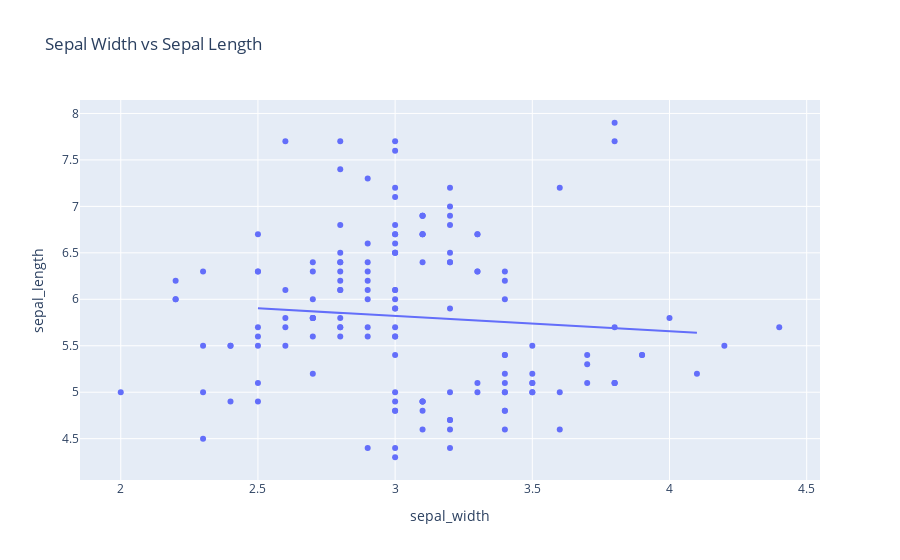

Notebook code cell kept with this figure:
### Code cell
# Visualize the relationship between sepal width and sepal length with the regression line in red , using plotly    
import plotly.express as px

fig = px.scatter(iris, x='sepal_width', y='sepal_length', title='Sepal Width vs Sepal Length')
fig.add_traces(px.line(x=X_test['sepal_width'], y=y_pred).data)

fig.show()

### Figure 1 — Plotly figure (JSON) as saved in the notebook; plotly's stock layout.template omitted (floating-point values rounded to 4 significant figures; data arrays with more than 128 entries replaced by an {"elided": "..."} marker saying what was removed)
{"data": [{"hovertemplate": "sepal_width=%{x}<br>sepal_length=%{y}<extra></extra>", "legendgroup": "", "marker": {"color": "#636efa", "symbol": "circle"}, "mode": "markers", "name": "", "orientation": "v", "showlegend": false, "type": "scatter", "x": {"elided": "150 float values"}, "xaxis": "x", "y": {"elided": "150 float values"}, "yaxis": "y"}, {"hovertemplate": "x=%{x}<br>y=%{y}<extra></extra>", "legendgroup": "", "line": {"color": "#636efa", "dash": "solid"}, "marker": {"symbol": "circle"}, "mode": "lines", "name": "", "orientation": "v", "showlegend": false, "type": "scatter", "x": [3.2, 3.8, 3.8, 3.2, 3, 4.1, 3.9, 2.7, 3.6, 2.9, 2.8, 3.4, 2.8, 3, 2.9, 3.1, 3, 2.5, 2.8, 2.5, 2.9, 3, 2.7, 3, 3.2, 2.5, 3.5, 3.3, 3.2, 3.2, 3.4, 3, 3.4, 2.9, 3.2, 3, 2.6, 2.8], "xaxis": "x", "y": [5.788, 5.689, 5.689, 5.788, 5.821, 5.64, 5.673, 5.87, 5.722, 5.837, 5.853, 5.755, 5.853, 5.821, 5.837, 5.804, 5.821, 5.903, 5.853, 5.903, 5.837, 5.821, 5.87, 5.821, 5.788, 5.903, 5.738, 5.771, 5.788, 5.788, 5.755, 5.821, 5.755, 5.837, 5.788, 5.821, 5.886, 5.853], "yaxis": "y"}], "layout": {"legend": {"tracegroupgap": 0}, "title": {"text": "Sepal Width vs Sepal Length"}, "xaxis": {"anchor": "y", "domain": [0, 1], "title": {"text": "sepal_width"}}, "yaxis": {"anchor": "x", "domain": [0, 1], "title": {"text": "sepal_length"}}}}
